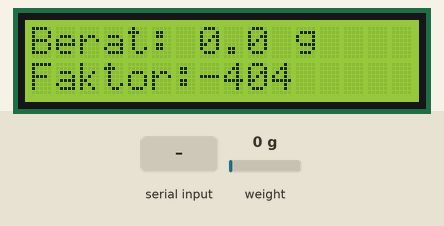
The sketch below on a simulated Arduino Uno, built with avr-gcc and run on an emulated ATmega328P. On the bench: 16×2 character LCD. The inputs (shaded band) are chosen by the test bench; at power-on: weight on the scale 0 g. What the sketch prints to the serial monitor is not drawn.

Above: at 4.2 s.
4.3 s: weight on the scale set to 100 g
At 5.3 s:
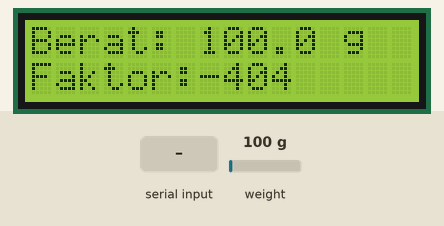
5.8 s: "a" received over Serial
At 7.0 s:
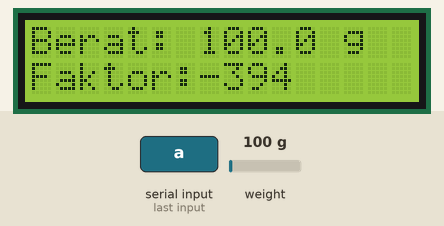
8.0 s: "t" received over Serial
At 10.6 s:
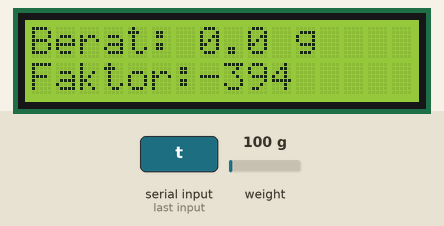
11.2 s: weight on the scale set to 1250 g
At 13.1 s:
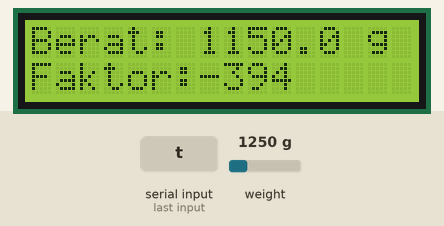
13.4 s: weight on the scale set to 2500 g
At 15.2 s:
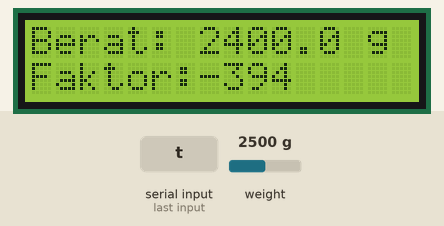
Timing chart, 0 to 16.6 s (numbered marks = the images above; inputs shaded):
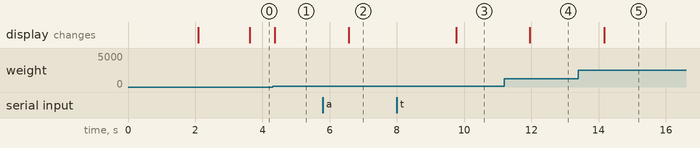

Measured:
- after the input at 4.3 s, the display: changes after 0.06 s (image 1)
- after the input at 5.8 s, the display: changes after 0.76 s (image 2)
- after the input at 8.0 s, the display: changes after 1.8 s (image 3)
- after the input at 11.2 s, the display: changes after 0.76 s (image 4)
- after the input at 13.4 s, the display: changes after 0.76 s (image 5)

The sketch:

Kalibrasi_Loadcell_Terbaru.ino
```cpp
#include "HX711.h"
#include <Wire.h>
#include <LiquidCrystal_I2C.h>

const int LOADCELL_DOUT_PIN = 4;
const int LOADCELL_SCK_PIN = 5;

HX711 scale;

// Inisialisasi LCD I2C dengan alamat 0x27, ukuran 16 kolom dan 2 baris
// Jika LCD tidak tampil, coba ganti alamat 0x27 menjadi 0x3F
LiquidCrystal_I2C lcd(0x27, 16, 2);

// Ubah angka ini sampai berat yang terbaca di Serial Monitor/LCD sesuai
float calibration_factor = -404.0;

void setup() {
  Serial.begin(115200);

  // Inisialisasi LCD
  lcd.init();      // Beberapa library menggunakan lcd.begin();
  lcd.backlight(); // Menyalakan lampu latar LCD

  lcd.setCursor(0, 0);
  lcd.print("Timbangan Digital");
  lcd.setCursor(0, 1);
  lcd.print("Memulai...");
  delay(2000);
  lcd.clear();

  scale.begin(LOADCELL_DOUT_PIN, LOADCELL_SCK_PIN);
  scale.set_scale();
  scale.tare(); // Reset saat awal dinyalakan

  Serial.println("Ketik 'a' (+10) atau 'z' (-10) untuk kalibrasi");
  Serial.println("Ketik 't' untuk TARE (Nol-kan)");
}

void loop() {
  scale.set_scale(calibration_factor);

  // Baca input dari Serial Monitor
  if (Serial.available()) {
    char temp = Serial.read();
    if (temp == 't' || temp == 'T') scale.tare();
    else if (temp == 'a') calibration_factor += 10.0;
    else if (temp == 'z') calibration_factor -= 10.0;
  }

  // Simpan nilai berat ke dalam variabel
  float berat = scale.get_units(5);

  // === TAMPILAN KE SERIAL MONITOR ===
  Serial.print("Berat: ");
  Serial.print(berat, 1);
  Serial.print(" g | Faktor Kalibrasi: ");
  Serial.println(calibration_factor);

  // === TAMPILAN KE LCD ===
  // Baris 1: Menampilkan Berat
  lcd.setCursor(0, 0);
  lcd.print("Berat: ");
  lcd.print(berat, 1);
  lcd.print(" g    "); // Tambahan spasi untuk menghapus sisa karakter lama

  // Baris 2: Menampilkan Faktor Kalibrasi
  lcd.setCursor(0, 1);
  lcd.print("Faktor:");
  lcd.print(calibration_factor, 0);
  lcd.print("    "); // Tambahan spasi

  delay(200);
}
```
